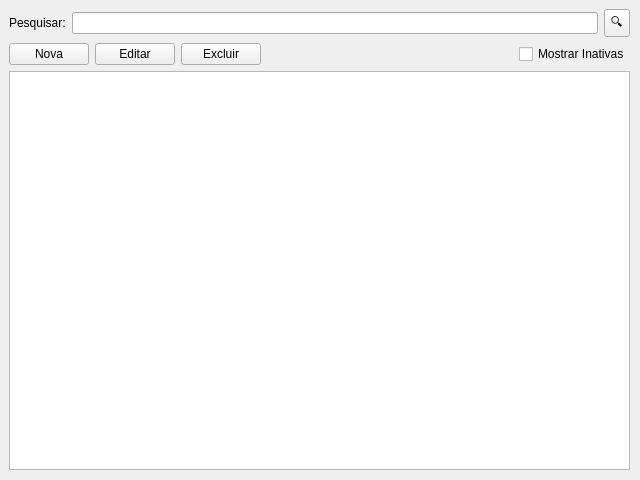
<?xml version="1.0" encoding="UTF-8"?>
<ui version="4.0">
 <class>ContasWindow</class>
 <widget class="QWidget" name="ContasWindow">
  <property name="geometry">
   <rect>
    <x>0</x>
    <y>0</y>
    <width>640</width>
    <height>480</height>
   </rect>
  </property>
  <property name="minimumSize">
   <size>
    <width>640</width>
    <height>480</height>
   </size>
  </property>
  <property name="windowTitle">
   <string>Form</string>
  </property>
  <widget class="QWidget" name="verticalLayoutWidget">
   <property name="geometry">
    <rect>
     <x>9</x>
     <y>9</y>
     <width>621</width>
     <height>461</height>
    </rect>
   </property>
   <layout class="QVBoxLayout" name="layPrincipal">
    <item>
     <layout class="QHBoxLayout" name="layPesquisa">
      <item>
       <widget class="QLabel" name="lblPesquisar">
        <property name="text">
         <string>Pesquisar:</string>
        </property>
       </widget>
      </item>
      <item>
       <widget class="QLineEdit" name="edtPesquisar"/>
      </item>
      <item>
       <widget class="QToolButton" name="btnPesquisar">
        <property name="text">
         <string>🔍</string>
        </property>
        <property name="checkable">
         <bool>false</bool>
        </property>
       </widget>
      </item>
     </layout>
    </item>
    <item>
     <layout class="QHBoxLayout" name="layFerramentas">
      <item>
       <widget class="QPushButton" name="btnExcluir">
        <property name="text">
         <string>Nova</string>
        </property>
       </widget>
      </item>
      <item>
       <widget class="QPushButton" name="btnEditar">
        <property name="text">
         <string>Editar</string>
        </property>
       </widget>
      </item>
      <item>
       <widget class="QPushButton" name="btnNova">
        <property name="text">
         <string>Excluir</string>
        </property>
       </widget>
      </item>
      <item>
       <spacer name="spacer">
        <property name="orientation">
         <enum>Qt::Horizontal</enum>
        </property>
        <property name="sizeHint" stdset="0">
         <size>
          <width>40</width>
          <height>20</height>
         </size>
        </property>
       </spacer>
      </item>
      <item>
       <widget class="QCheckBox" name="chkMostrarInativas">
        <property name="text">
         <string>Mostrar Inativas</string>
        </property>
       </widget>
      </item>
     </layout>
    </item>
    <item>
     <widget class="QTableView" name="tblContas"/>
    </item>
   </layout>
  </widget>
 </widget>
 <resources/>
 <connections/>
</ui>
